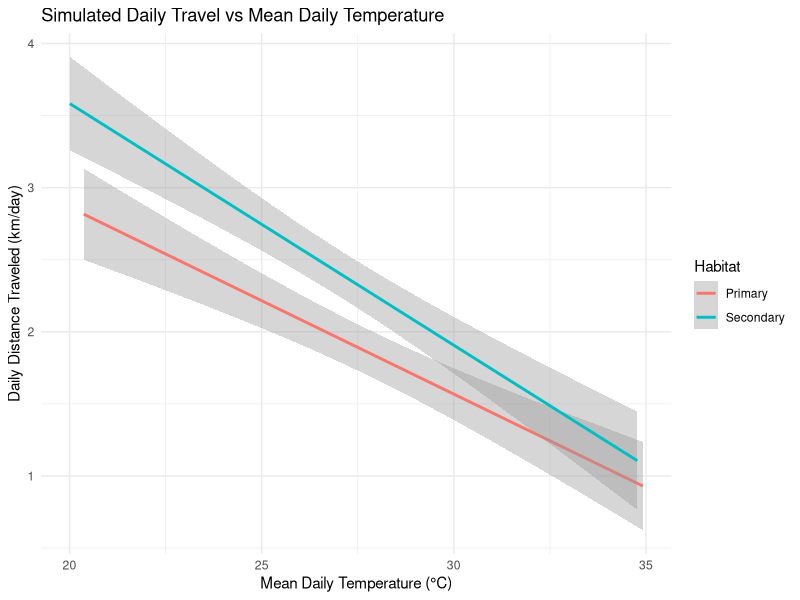

This figure's R source:
library(ggplot2)

set.seed(123)

n_total = 100
Habitat = rep(c("Primary", "Secondary"), each = n_total / 2)
meanDailyTemp_C = runif(n_total, min = 20, max = 35)

beta_0 = 4 # intercept for Primary forest
beta_1 = -0.12 # slope for Primary forest
beta_2 = 2 # intercept difference for Secondary forest 
beta_3 = -0.05 # slope difference for Secondary forest

error = rlnorm(n_total, meanlog = 0, sdlog = 0.5)

meanDailyDistance_km = beta_0 + 
  beta_1 * meanDailyTemp_C + 
  beta_2 * (Habitat == "Secondary") + 
  beta_3 * meanDailyTemp_C * (Habitat == "Secondary") + 
  error

monkey_df = data.frame(
  Habitat,
  meanDailyTemp_C,
  meanDailyDistance_km
)

summary(lm(meanDailyDistance_km ~ meanDailyTemp_C * Habitat, data = monkey_df))
# interaction effect is NS

summary(lm(meanDailyDistance_km ~ meanDailyTemp_C + Habitat, data = monkey_df))
# removing the interaction effect from the model improves the fit
# both variables are highly significant
# temp and travel are negatively correlated across habitat types
# monkeys in secondary forest travel farther on average
# independent of temp

ggplot(monkey_df, aes(x = meanDailyTemp_C, y = meanDailyDistance_km, color = Habitat)) +
  geom_smooth(method = "lm", se = TRUE) +
  labs(
    title = "Simulated Daily Travel vs Mean Daily Temperature",
    x = "Mean Daily Temperature (°C)",
    y = "Daily Distance Traveled (km/day)"
  ) +
  theme_minimal()

#########################################################

write.csv(monkey_df, "monkey_travel_data.csv", row.names = FALSE)

#### Scenario:
# Primate habitats are often fragmented due to anthropogenic pressures
# such as deforestation and land-use change. Researchers are interested
# in understanding how habitat type (primary vs. secondary forest) and
# temperature influence the daily travel distance of primates,
# and whether the effect of temperature on travel distance differs
# between habitat types due to differing food distributions and tree cover.

## Two-level factor: habitat ("Primary" and "Secondary")
## Continuous predictor: meanDailyTemp_C (mean daily temperature in Celsius)
## Response variable: meanDailyDistance_km (mean daily travel distance in kilometers)

#### Question: How does temperature and habitat affect travel distance, 
#### and do monkeys in Primary and Secondary forests respond differently
#### to changes in mean daily temperature in terms of their daily travel distance?
